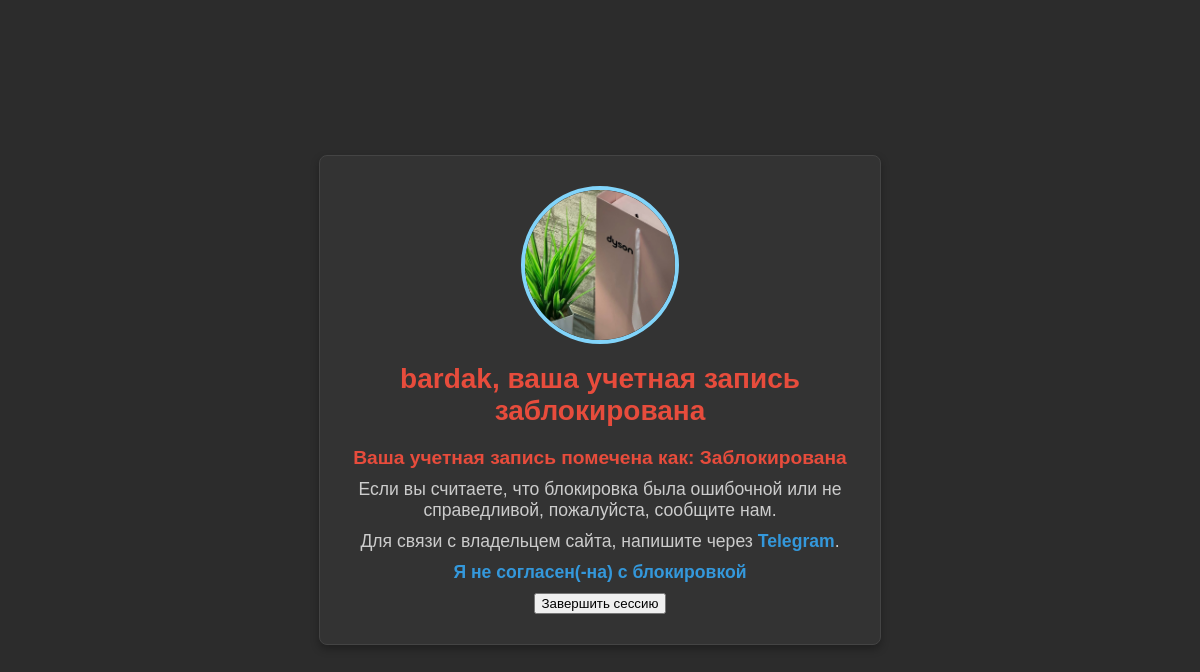
/profiles/ban/you/ (signed in), run on the app's committed database.
### scp/models.py (models this page shows, shortened)
class Profile(models.Model):
    puser = models.OneToOneField(User, on_delete=models.CASCADE, related_name='profile', unique=True)
    bio = models.TextField(blank=True, null=True)
    avatar = models.ImageField(upload_to='./profile_avatars/', blank=True, null=True, default='./default/no_avatar.png')
    role = models.CharField(max_length=50, blank=True, choices=Role.ROLE_CHOICES, default='Исполнитель')
    account = models.BooleanField(default=False)  # Это поле отвечает за статус пользователя
    contacts = models.TextField(default='Контакты не указаны')
    status = models.CharField(max_length=50, choices=Status.BLACKLIST_CHOICES, default='Не заблокирован')
    telegram_url = models.URLField(max_length=255, blank=True, null=True, verbose_name='Telegram')
    github_url = models.URLField(max_length=255, blank=True, null=True, verbose_name='GitHub')

### scp/views.py (the view)
# urls.py: path('profiles/ban/you/', views.you_is_banned, name='you_is_banned'),
@login_required
def you_is_banned(request):
    profile = get_object_or_404(Profile, puser = request.user)
    return render(request, 'scp/you_is_banned.html', {'profile':profile})

### scp/templates/scp/you_is_banned.html (shortened to what this page needs)
{% load static %}
<!DOCTYPE html>
<html lang="ru">
<head>
    <link rel="stylesheet" href="{% static 'scp/css/you_is_banned.css' %}">
</head>
<body>
    <div class="container">
        {% if user.profile.avatar %}
                <div class="avatar-container">
                    <img src="{{ profile.avatar.url }}" alt="Аватар пользователя" class="avatar"/>
                </div>
            {% else %}
                <p class="no-avatar">Нет загруженной аватарки.</p>
            {% endif %}
        <h1>{{ profile.puser }}, ваша учетная запись заблокирована</h1>
        <p>Ваша учетная запись помечена как: <strong>Заблокирована</strong></p>
        <p>Если вы считаете, что блокировка была ошибочной или не справедливой, пожалуйста, сообщите нам.</p>
        <p>Для связи с владельцем сайта, напишите через <a href="https://t.me/Bardak_ui" target="_blank">Telegram</a>.</p>
        <p><a href="https://t.me/Bardak_ui" class="disagree-link">Я не согласен(-на) с блокировкой</a></p>
        <form method="post" action="{% url 'logout_view' %}">
            <button type="submit">Завершить сессию</button>
        </form>
    </div>
</body>
</html>

### scp/static/scp/css/you_is_banned.css (style rules this page uses)
body { font-family: Arial, sans-serif; background-color: #2c2c2c; color: #f4f4f4; margin: 0; padding: 0; display: flex; justify-content: center; align-items: center; height: 100vh; flex-direction: column; }
.container { text-align: center; background-color: #333; border: 1px solid #444; border-radius: 8px; width: 90%; max-width: 500px; padding: 30px; box-shadow: 0 4px 8px rgba(0, 0, 0, 0.3); }
.avatar-container { width: 150px; height: 150px; border-radius: 50%; overflow: hidden; border: 4px solid #81d4fa; display: flex; justify-content: center; align-items: center; margin: 0 auto; }
.avatar { width: 100%; height: 100%; object-fit: cover; }
h1 { font-size: 1.75rem; color: #e74c3c; margin-bottom: 20px; }
p { font-size: 1.1rem; margin: 10px 0; color: #ccc; }
a { color: #3498db; text-decoration: none; font-weight: bold; }
p:first-of-type { font-size: 1.2rem; font-weight: bold; color: #e74c3c; }

### data on the page
Profile: avatar (picture), puser "bardak"
